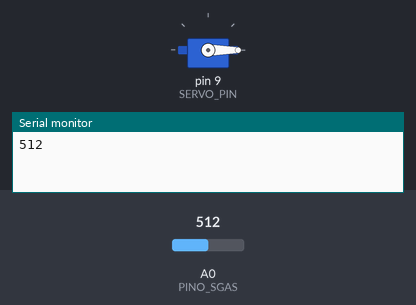
Bench run of a sketch on a simulated Arduino Uno, built with avr-gcc and run on an emulated ATmega328P. Parts: servo, the last lines printed to the serial monitor. The inputs (shaded band) are chosen by the test bench; at power-on: A0 (PINO_SGAS) = 512.

Above: at 1.7 s.
3.3 s: A0 (PINO_SGAS) set to 440
At 3.3 s:
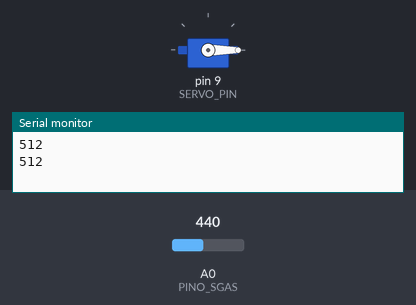
8.6 s: A0 (PINO_SGAS) set to 460
13.9 s: A0 (PINO_SGAS) set to 306
Timing chart, 0 to 25.2 s (numbered marks = the images above; inputs shaded):
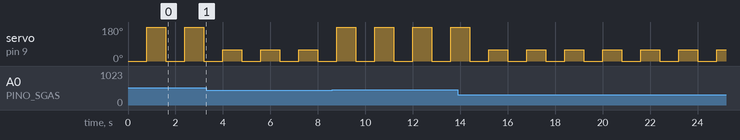

Measured:
- by itself, servo on pin 9 (SERVO_PIN): alternates 60° for 0.80 s and 0° for 0.80 s

The sketch:

Servo_gasSensor.ino
```cpp
#include <Servo.h>

Servo myServo;
const int SERVO_PIN = 9;
int const PINO_SGAS = A0;

int state = 0;

void setup() {
  myServo.attach(SERVO_PIN);
  Serial.begin(9600);
}

void loop() {
  if(state == 0) {
    state = 1;
    myServo.write(0);
  }
  else {
    state = 0;
    int val = analogRead(PINO_SGAS);
    Serial.println(val, DEC);

    if(val > 450) myServo.write(180);
    else myServo.write(60);
  }

  delay(800);

}
```
